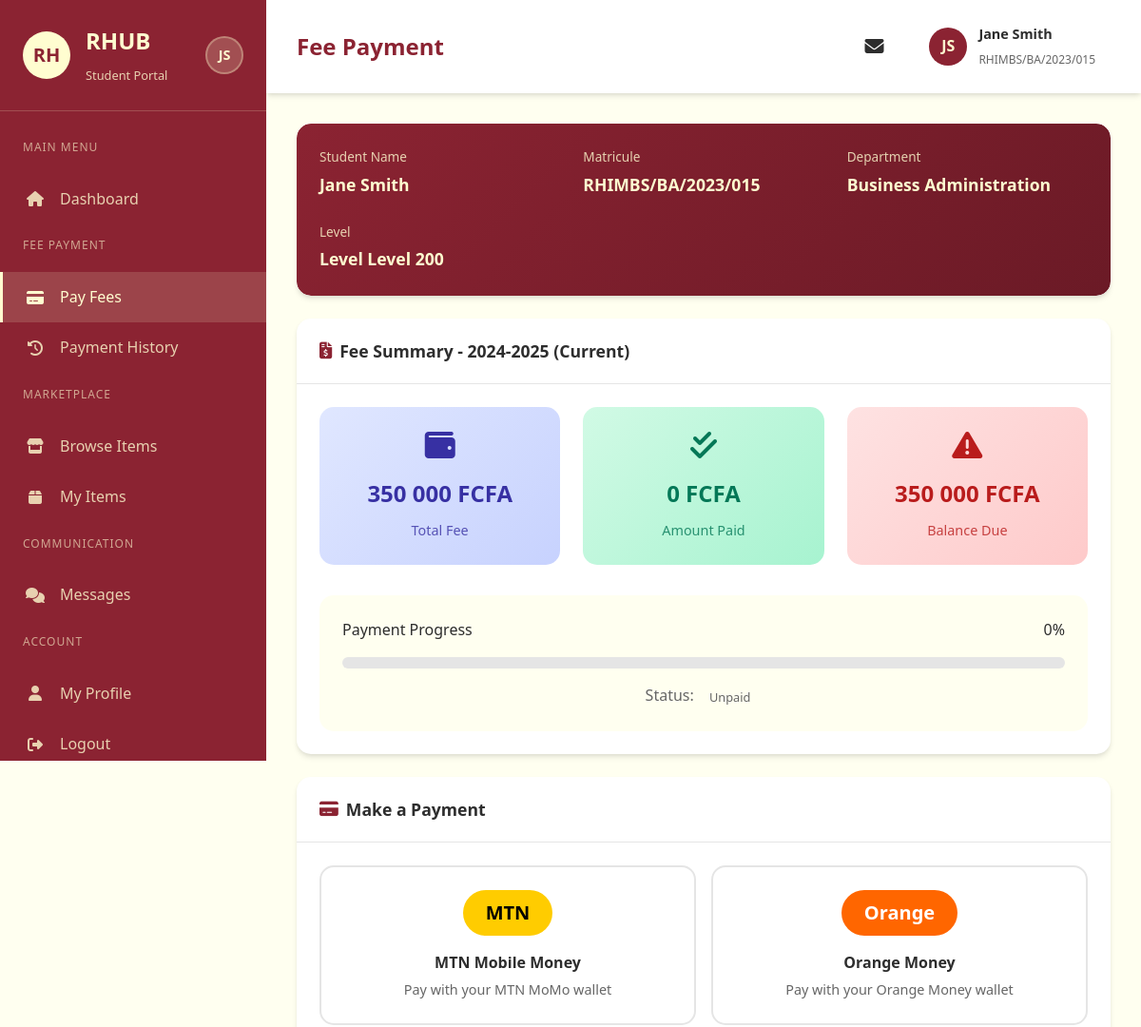
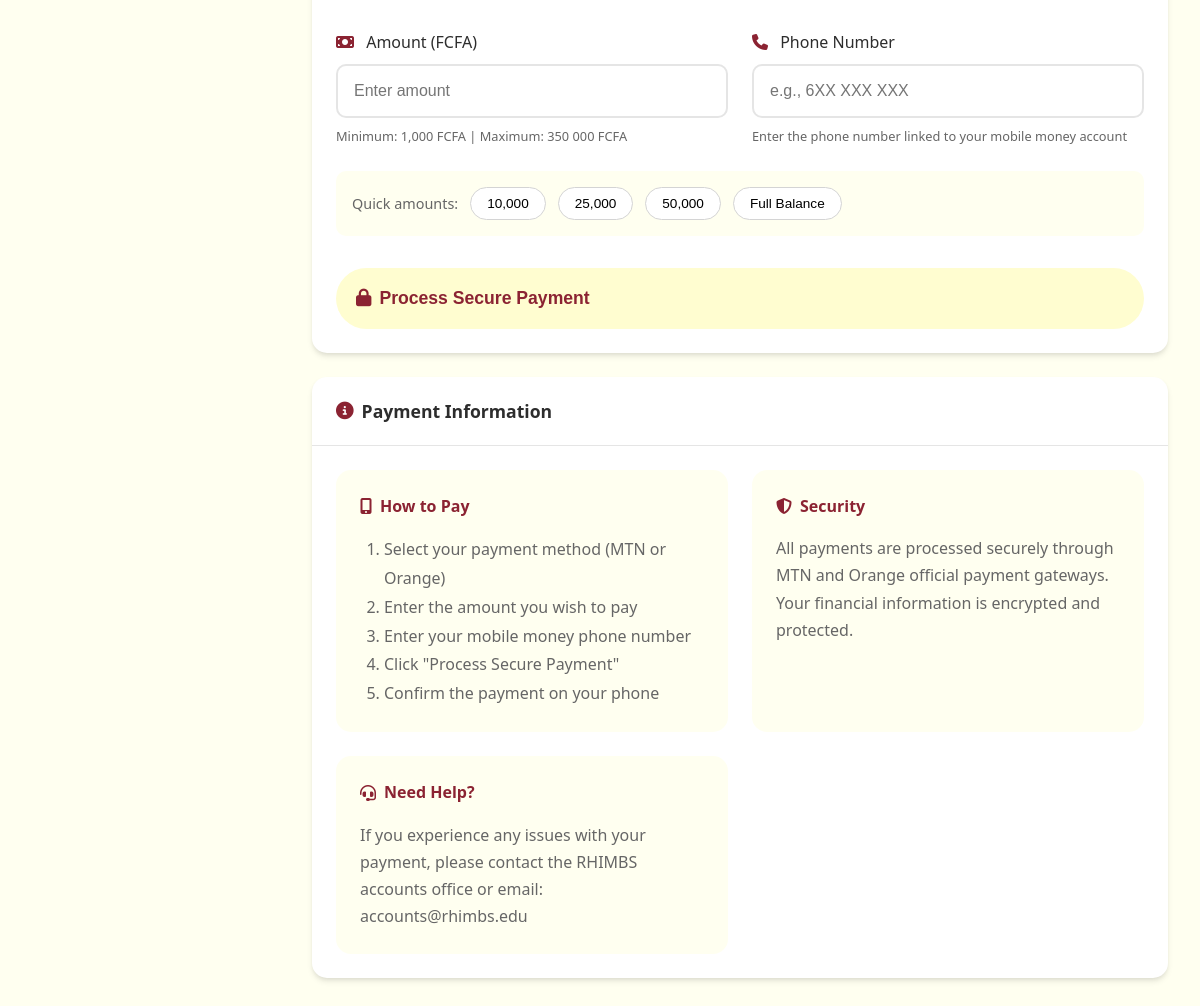
The app's page /fees.php (signed in) with its own data (2 pictures, top to bottom).
### tables this page shows
CREATE TABLE IF NOT EXISTS users (
    id INT AUTO_INCREMENT PRIMARY KEY,
    full_name VARCHAR(100) NOT NULL,
    email VARCHAR(100) NOT NULL UNIQUE,
    password VARCHAR(255) NOT NULL,
    department VARCHAR(100) NOT NULL,
    level VARCHAR(50) NOT NULL,
    matricule VARCHAR(50) NOT NULL UNIQUE,
    phone VARCHAR(20) DEFAULT NULL,
    profile_image VARCHAR(255) DEFAULT NULL,
    is_active TINYINT(1) DEFAULT 1,
    created_at TIMESTAMP DEFAULT CURRENT_TIMESTAMP,
    updated_at TIMESTAMP DEFAULT CURRENT_TIMESTAMP ON UPDATE CURRENT_TIMESTAMP,
    INDEX idx_email (email),
    INDEX idx_matricule (matricule)
);

CREATE TABLE IF NOT EXISTS students (
    id INT AUTO_INCREMENT PRIMARY KEY,
    student_id INT NOT NULL UNIQUE,
    total_fees DECIMAL(12, 2) DEFAULT 350000.00,
    amount_paid DECIMAL(12, 2) DEFAULT 0.00,
    last_payment_date TIMESTAMP NULL,
    academic_year VARCHAR(20) DEFAULT '2024-2025',
    fee_status ENUM('unpaid', 'partial', 'paid') DEFAULT 'unpaid',
    created_at TIMESTAMP DEFAULT CURRENT_TIMESTAMP,
    updated_at TIMESTAMP DEFAULT CURRENT_TIMESTAMP ON UPDATE CURRENT_TIMESTAMP,
    FOREIGN KEY (student_id) REFERENCES users(id) ON DELETE CASCADE,
    INDEX idx_student_id (student_id)
);

### fees.php (the view, shortened to what the rows shown need)
<?php
require_once 'config/database.php';
$conn = getDBConnection();
$student_id = getCurrentStudentId();
$stmt = $conn->prepare("SELECT * FROM users WHERE id = ?");
$stmt->bind_param("i", $student_id);
$stmt->execute();
$user = $stmt->get_result()->fetch_assoc();
$stmt = $conn->prepare("SELECT * FROM students WHERE student_id = ?");
$stmt->bind_param("i", $student_id);
$stmt->execute();
$student = $stmt->get_result()->fetch_assoc();
$current_fee = [
    'academic_year' => $student['academic_year'] ?? date('Y') . '-' . (date('Y') + 1),
    'semester' => 'Current',
    'total_fee' => $student['total_fees'],
    'amount_paid' => $student['amount_paid'],
    'balance' => max(0, $student['total_fees'] - $student['amount_paid']),
    'status' => $student['fee_status']
];
$progress = 0;
if ($current_fee && $current_fee['total_fee'] > 0) {
    $progress = ($current_fee['amount_paid'] / $current_fee['total_fee']) * 100;
}
?>
<!DOCTYPE html>
<html lang="en">
<head>
    <link rel="stylesheet" href="assets/css/style.css">
    <link rel="stylesheet" href="assets/css/dashboard.css">
    <link rel="stylesheet" href="assets/css/fees.css">
    <link rel="stylesheet" href="https://cdnjs.cloudflare.com/ajax/libs/font-awesome/6.4.0/css/all.min.css">
</head>
<body>
    <div class="dashboard-wrapper">
        <?php include 'includes/sidebar.php'; ?>
        <div class="main-content">
            <header class="top-header">
                <div class="header-left">
                    <h1 class="page-title">Fee Payment</h1>
                </div>
                <div class="header-right">
                    <div class="user-profile">
                        <div class="user-avatar">
                            <?php $currentAvatar = getUserAvatar($user); ?>
                            <?php if ($currentAvatar): ?>
                                <img src="<?php echo htmlspecialchars($currentAvatar); ?>" alt="Profile" style="width: 100%; height: 100%; border-radius: 50%; object-fit: cover;">
                            <?php else: ?>
                                <?php echo getUserInitials($user['full_name']); ?>
                            <?php endif; ?>
                        </div>
                        <div class="user-info">
                            <h4><?php echo htmlspecialchars($user['full_name']); ?></h4>
                            <span><?php echo htmlspecialchars($user['matricule'] ?? ''); ?></span>
                        </div>
                    </div>
                </div>
            </header>
            <div class="dashboard-content">
                <div class="content-card student-info-card">
                    <div class="card-body">
                        <div class="student-info-grid">
                            <div class="info-item">
                                <span class="label">Student Name</span>
                                <span class="value"><?php echo htmlspecialchars($user['full_name']); ?></span>
                            </div>
                            <div class="info-item">
                                <span class="label">Matricule</span>
                                <span class="value"><?php echo htmlspecialchars($user['matricule'] ?? ''); ?></span>
                            </div>
                            <div class="info-item">
                                <span class="label">Department</span>
                                <span class="value"><?php echo htmlspecialchars($user['department'] ?? ''); ?></span>
                            </div>
                            <div class="info-item">
                                <span class="label">Level</span>
                                <span class="value">Level <?php echo htmlspecialchars($user['level'] ?? ''); ?></span>
                            </div>
                        </div>
                    </div>
                </div>
                <?php if ($current_fee): ?>
                    <div class="content-card">
                        <div class="card-header">
                            <h3><i class="fas fa-file-invoice-dollar"></i> Fee Summary - <?php echo $current_fee['academic_year']; ?> (<?php echo $current_fee['semester']; ?>)</h3>
                        </div>
                        <div class="card-body">
                            <div class="fee-overview">
                                <div class="fee-box total">
                                    <i class="fas fa-wallet"></i>
                                    <h4><?php echo formatCurrency($current_fee['total_fee']); ?></h4>
                                    <p>Total Fee</p>
                                </div>
                                <div class="fee-box paid">
                                    <i class="fas fa-check-double"></i>
                                    <h4><?php echo formatCurrency($current_fee['amount_paid']); ?></h4>
                                    <p>Amount Paid</p>
                                </div>
                                <div class="fee-box balance">
                                    <i class="fas fa-exclamation-triangle"></i>
                                    <h4><?php echo formatCurrency($current_fee['balance']); ?></h4>
                                    <p>Balance Due</p>
                                </div>
                            </div>
                            <div class="progress-section">
                                <div class="progress-header">
                                    <span>Payment Progress</span>
                                    <span><?php echo round($progress, 1); ?>%</span>
                                </div>
                                <div class="progress-bar">
                                </div>
                                <p class="progress-status">
                                    Status: <span class="status-badge <?php echo $current_fee['status']; ?>"><?php echo ucfirst($current_fee['status']); ?></span>
                                </p>
                            </div>
                        </div>
                    </div>
                    <?php if ($current_fee['balance'] > 0): ?>
                        <div class="content-card payment-form-card">
                            <div class="card-header">
                                <h3><i class="fas fa-credit-card"></i> Make a Payment</h3>
                            </div>
                            <div class="card-body">
                                <form method="POST" action="" id="paymentForm">
                                    <div class="payment-methods">
                                        <label class="method-card">
                                            <div class="method-content mtn">
                                                <div class="method-icon">
                                                    <span class="mtn-badge">MTN</span>
                                                </div>
                                                <h4>MTN Mobile Money</h4>
                                                <p>Pay with your MTN MoMo wallet</p>
                                            </div>
                                        </label>
                                        <label class="method-card">
                                            <div class="method-content orange">
                                                <div class="method-icon">
                                                    <span class="orange-badge">Orange</span>
                                                </div>
                                                <h4>Orange Money</h4>
                                                <p>Pay with your Orange Money wallet</p>
                                            </div>
                                        </label>
                                    </div>
                                    <div class="form-row">
                                        <div class="form-group">
                                            <label><i class="fas fa-money-bill"></i> Amount (FCFA)</label>
                                            <input type="number" name="amount" class="form-control"
                                                   placeholder="Enter amount" required
                                                   min="1000" max="<?php echo $current_fee['balance']; ?>"
                                                   step="100">
                                            <small>Minimum: 1,000 FCFA | Maximum: <?php echo formatCurrency($current_fee['balance']); ?></small>
                                        </div>
                                        <div class="form-group">
                                            <label><i class="fas fa-phone"></i> Phone Number</label>
                                            <input type="tel" name="phone_number" class="form-control"
                                                   placeholder="e.g., 6XX XXX XXX" required
                                                   pattern="[0-9\s]{9,}">
                                            <small>Enter the phone number linked to your mobile money account</small>
                                        </div>
                                    </div>
                                    <div class="quick-amounts">
                                        <span>Quick amounts:</span>
                                        <button type="button" class="quick-btn" data-amount="10000">10,000</button>
                                        <button type="button" class="quick-btn" data-amount="25000">25,000</button>
                                        <button type="button" class="quick-btn" data-amount="50000">50,000</button>
                                        <button type="button" class="quick-btn" data-amount="<?php echo $current_fee['balance']; ?>">Full Balance</button>
                                    </div>
                                    <button type="submit" class="btn btn-primary btn-lg">
                                        <i class="fas fa-lock"></i> Process Secure Payment
                                    </button>
                                </form>
                            </div>
                        </div>
                    <?php endif; ?>
                <?php endif; ?>
            </div>
        </div>
    </div>
</body>
</html>

### includes/sidebar.php (shortened to what the rows shown need)
<?php
require_once 'helpers.php';
?>
<aside class="sidebar" id="sidebar">
    <div class="sidebar-header">
        <div class="sidebar-brand">
            <h2>RHUB</h2>
        </div>
        <div class="sidebar-user">
            <?php
            $user = [
                'id' => $_SESSION['student_id'],
                'full_name' => $_SESSION['student_name'],
                'profile_image' => $_SESSION['student_image'] ?? null,
                'matricule' => $_SESSION['student_matricule'] ?? null,
                'department' => $_SESSION['student_department'] ?? null,
                'level' => $_SESSION['student_level'] ?? null,
            ];
            $currentAvatar = getUserAvatar($user);
            ?>
            <?php if ($currentAvatar): ?>
                <img src="<?php echo htmlspecialchars($currentAvatar); ?>" alt="Profile" class="sidebar-profile-img">
            <?php else: ?>
                <div class="sidebar-profile-placeholder"><?php echo getUserInitials($user['full_name']); ?></div>
            <?php endif; ?>
        </div>
    </div>
</aside>

### records on screen
users: full_name "JS", full_name "Jane Smith", matricule "RHIMBS/BA/2023/015", department "Business Administration", level "Level 200"
students: academic_year "2024-2025", total_fees "350 000 FCFA", amount_paid "0 FCFA", progress "0", fee_status "Unpaid"

### other values on screen
$current_fee['semester'] "Current"
formatCurrency($current_fee['balance']) "350 000 FCFA"
